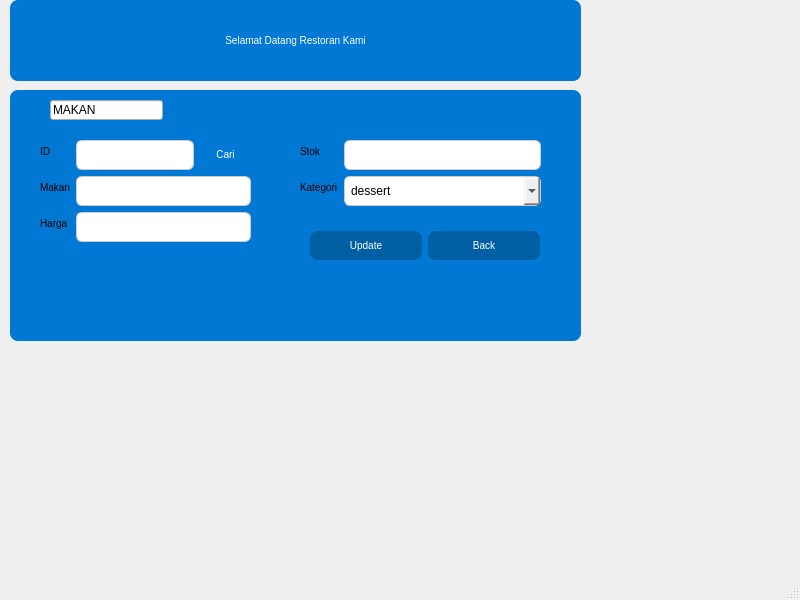
<?xml version="1.0" encoding="UTF-8"?>
<ui version="4.0">
 <class>MainWindow</class>
 <widget class="QMainWindow" name="MainWindow">
  <property name="geometry">
   <rect>
    <x>0</x>
    <y>0</y>
    <width>800</width>
    <height>600</height>
   </rect>
  </property>
  <property name="windowTitle">
   <string>MainWindow</string>
  </property>
  <widget class="QWidget" name="centralwidget">
   <widget class="QPushButton" name="btn_menu2">
    <property name="enabled">
     <bool>true</bool>
    </property>
    <property name="geometry">
     <rect>
      <x>10</x>
      <y>0</y>
      <width>571</width>
      <height>81</height>
     </rect>
    </property>
    <property name="sizePolicy">
     <sizepolicy hsizetype="Expanding" vsizetype="Expanding">
      <horstretch>100</horstretch>
      <verstretch>100</verstretch>
     </sizepolicy>
    </property>
    <property name="styleSheet">
     <string notr="true">QPushButton {
    background-color: #0078D4;
    color: white;
    border-radius: 8px;
    padding: 8px 16px;
	font-size: 10px;
}

QPushButton:hover {
    background-color: #005fa3;
}

QPushButton:pressed {
    background-color: #003f6b;
}
</string>
    </property>
    <property name="text">
     <string>Selamat Datang Restoran Kami</string>
    </property>
   </widget>
   <widget class="QPushButton" name="btn_menu2_3">
    <property name="enabled">
     <bool>true</bool>
    </property>
    <property name="geometry">
     <rect>
      <x>10</x>
      <y>90</y>
      <width>571</width>
      <height>251</height>
     </rect>
    </property>
    <property name="sizePolicy">
     <sizepolicy hsizetype="Expanding" vsizetype="Expanding">
      <horstretch>100</horstretch>
      <verstretch>100</verstretch>
     </sizepolicy>
    </property>
    <property name="styleSheet">
     <string notr="true">QPushButton {
    background-color: #0078D4;
    color: white;
    border-radius: 8px;
    padding: 8px 16px;
	font-size: 10px;
}

QPushButton:hover {
    background-color: #005fa3;
}

QPushButton:pressed {
    background-color: #003f6b;
}
</string>
    </property>
    <property name="text">
     <string/>
    </property>
   </widget>
   <widget class="QLineEdit" name="lineEdit">
    <property name="geometry">
     <rect>
      <x>50</x>
      <y>100</y>
      <width>113</width>
      <height>20</height>
     </rect>
    </property>
    <property name="text">
     <string>MAKAN</string>
    </property>
   </widget>
   <widget class="QWidget" name="layoutWidget">
    <property name="geometry">
     <rect>
      <x>310</x>
      <y>220</y>
      <width>230</width>
      <height>51</height>
     </rect>
    </property>
    <layout class="QHBoxLayout" name="horizontalLayout">
     <item>
      <widget class="QPushButton" name="btn_save">
       <property name="styleSheet">
        <string notr="true">QPushButton {
    background-color: #005fa3;
    color: white;
    border-radius: 8px;
    padding: 8px 16px;
	font-size: 10px;
}

QPushButton:hover {
    background-color: #005fa3;
}

QPushButton:pressed {
    background-color: #003f6b;
}
</string>
       </property>
       <property name="text">
        <string>Update</string>
       </property>
      </widget>
     </item>
     <item>
      <widget class="QPushButton" name="btn_back">
       <property name="styleSheet">
        <string notr="true">QPushButton {
    background-color: #005fa3;
    color: white;
    border-radius: 8px;
    padding: 8px 16px;
	font-size: 10px;
}

QPushButton:hover {
    background-color: #005fa3;
}

QPushButton:pressed {
    background-color: #003f6b;
}
</string>
       </property>
       <property name="text">
        <string>Back</string>
       </property>
      </widget>
     </item>
    </layout>
   </widget>
   <widget class="QWidget" name="layoutWidget_3">
    <property name="geometry">
     <rect>
      <x>40</x>
      <y>140</y>
      <width>211</width>
      <height>111</height>
     </rect>
    </property>
    <layout class="QFormLayout" name="formLayout_2">
     <item row="0" column="0">
      <widget class="QLabel" name="label_6">
       <property name="styleSheet">
        <string notr="true">QLabel {font-size:10px; color:black;}</string>
       </property>
       <property name="text">
        <string>ID</string>
       </property>
      </widget>
     </item>
     <item row="0" column="1">
      <layout class="QHBoxLayout" name="horizontalLayout_3">
       <item>
        <widget class="QLineEdit" name="lineEdit_id_2">
         <property name="styleSheet">
          <string notr="true">QLineEdit {
    border: 1px solid #ccc;
    border-radius: 6px;
    padding: 6px;
	color: black;
}

QLineEdit:focus {
    border: 1px solid #0078D4;
}</string>
         </property>
        </widget>
       </item>
       <item>
        <widget class="QPushButton" name="btn_search_2">
         <property name="styleSheet">
          <string notr="true">QPushButton {
    background-color: #0078D4;
    color: white;
    border-radius: 8px;
    padding: 8px 16px;
	font-size: 10px;
}

QPushButton:hover {
    background-color: #005fa3;
}

QPushButton:pressed {
    background-color: #003f6b;
}
</string>
         </property>
         <property name="text">
          <string>Cari</string>
         </property>
        </widget>
       </item>
      </layout>
     </item>
     <item row="1" column="0">
      <widget class="QLabel" name="label_7">
       <property name="styleSheet">
        <string notr="true">QLabel {font-size:10px; color:black;}</string>
       </property>
       <property name="text">
        <string>Makan</string>
       </property>
      </widget>
     </item>
     <item row="1" column="1">
      <widget class="QLineEdit" name="lineEdit_nama_2">
       <property name="styleSheet">
        <string notr="true">QLineEdit {
    border: 1px solid #ccc;
    border-radius: 6px;
    padding: 6px;
	color: black;
}

QLineEdit:focus {
    border: 1px solid #0078D4;
}</string>
       </property>
      </widget>
     </item>
     <item row="2" column="0">
      <widget class="QLabel" name="label_8">
       <property name="styleSheet">
        <string notr="true">QLabel {font-size:10px; color:black;}</string>
       </property>
       <property name="text">
        <string>Harga</string>
       </property>
      </widget>
     </item>
     <item row="2" column="1">
      <widget class="QLineEdit" name="lineEdit_harga_2">
       <property name="styleSheet">
        <string notr="true">QLineEdit {
    border: 1px solid #ccc;
    border-radius: 6px;
    padding: 6px;
	color: black;
}

QLineEdit:focus {
    border: 1px solid #0078D4;
}</string>
       </property>
      </widget>
     </item>
    </layout>
   </widget>
   <widget class="QWidget" name="layoutWidget_2">
    <property name="geometry">
     <rect>
      <x>300</x>
      <y>140</y>
      <width>241</width>
      <height>66</height>
     </rect>
    </property>
    <layout class="QFormLayout" name="formLayout">
     <item row="0" column="0">
      <widget class="QLabel" name="label_4">
       <property name="styleSheet">
        <string notr="true">QLabel {font-size:10px; color:black;}</string>
       </property>
       <property name="text">
        <string>Stok</string>
       </property>
      </widget>
     </item>
     <item row="1" column="0">
      <widget class="QLabel" name="label">
       <property name="styleSheet">
        <string notr="true">QLabel {font-size:10px; color:black;}</string>
       </property>
       <property name="text">
        <string>Kategori</string>
       </property>
      </widget>
     </item>
     <item row="1" column="1">
      <widget class="QComboBox" name="comboBox_kategori">
       <property name="styleSheet">
        <string notr="true">QComboBox {
    border: 1px solid #ccc;
    border-radius: 6px;
    padding: 6px;
	color: black;
}

QComboBox QListView {
    color: black;              
    background: white;        
}

QComboBox:focus {
    border: 1px solid #0078D4;
}</string>
       </property>
       <item>
        <property name="text">
         <string>dessert</string>
        </property>
       </item>
      </widget>
     </item>
     <item row="0" column="1">
      <widget class="QLineEdit" name="lineEdit_stok">
       <property name="styleSheet">
        <string notr="true">QLineEdit {
    border: 1px solid #ccc;
    border-radius: 6px;
    padding: 6px;
	color: black;
}

QLineEdit:focus {
    border: 1px solid #0078D4;
}</string>
       </property>
      </widget>
     </item>
    </layout>
   </widget>
  </widget>
  <widget class="QMenuBar" name="menubar">
   <property name="geometry">
    <rect>
     <x>0</x>
     <y>0</y>
     <width>800</width>
     <height>18</height>
    </rect>
   </property>
  </widget>
  <widget class="QStatusBar" name="statusbar"/>
 </widget>
 <resources/>
 <connections/>
</ui>
